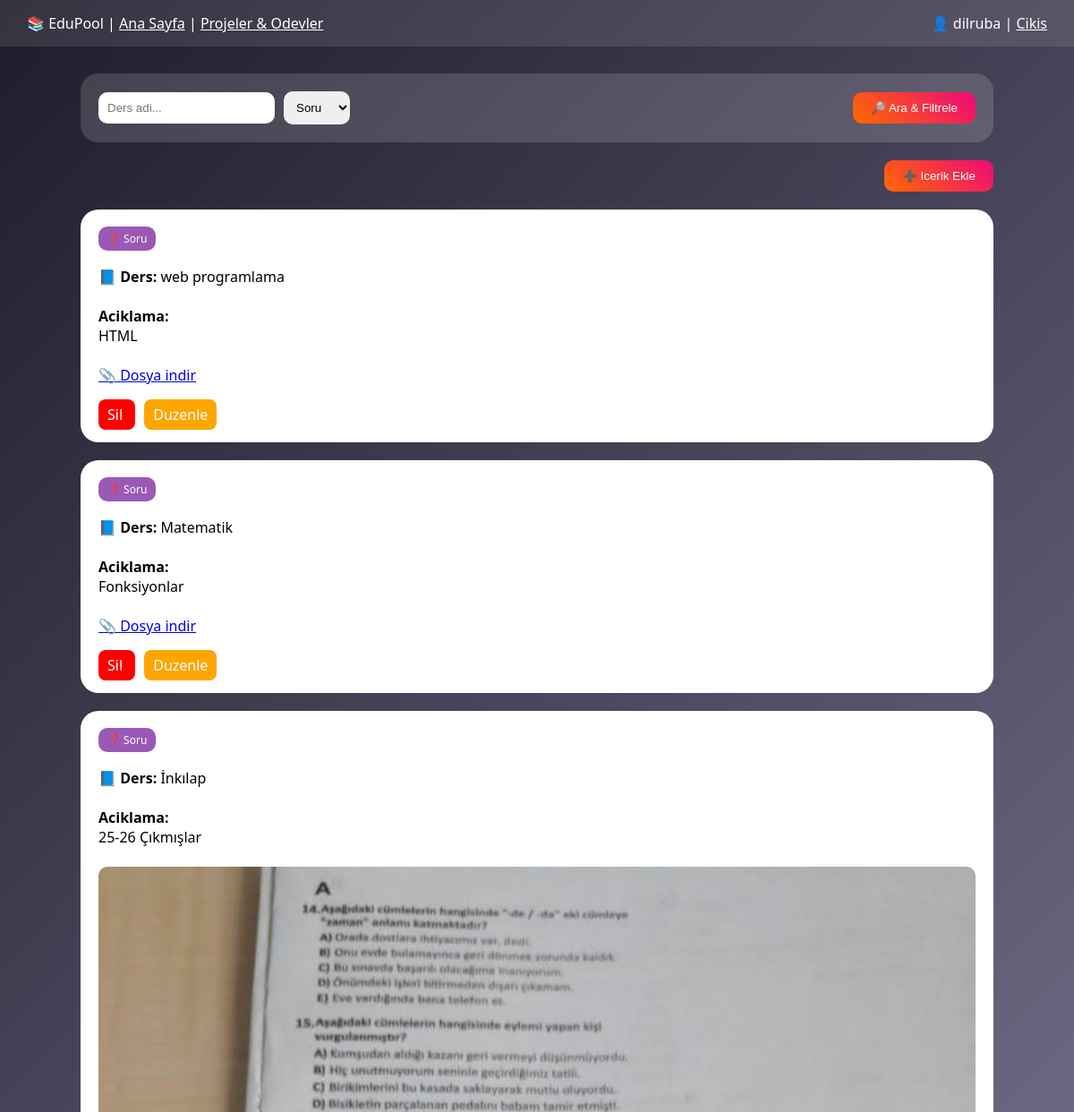
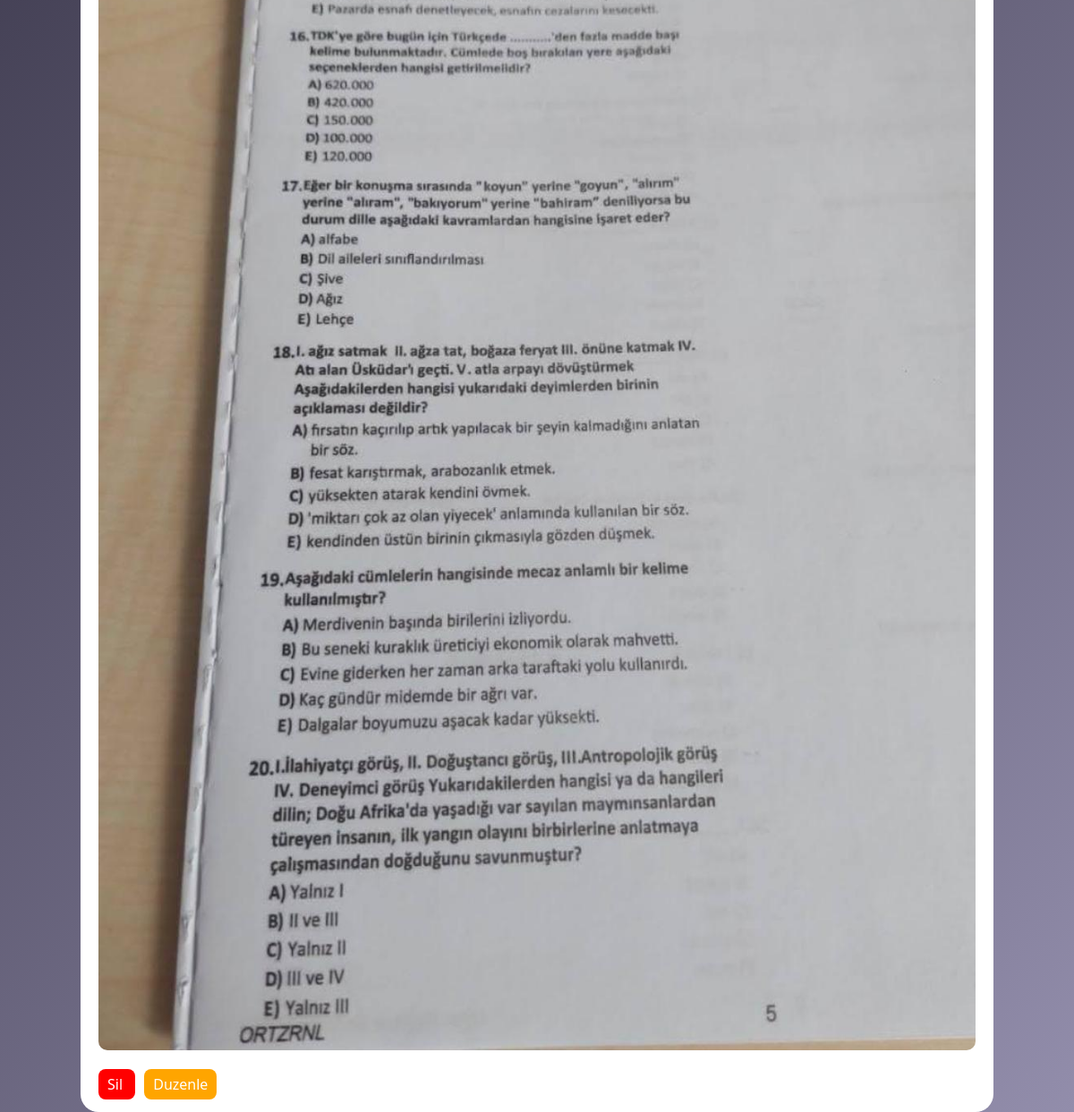
Page /list.php?type=question (signed in) on the committed database (2 pictures, top to bottom).
### tables this page shows
CREATE TABLE IF NOT EXISTS `users` (
  `id` int NOT NULL AUTO_INCREMENT,
  `username` varchar(50) DEFAULT NULL,
  `email` varchar(100) DEFAULT NULL,
  `password` varchar(100) DEFAULT NULL,
  `role` varchar(20) DEFAULT 'user',
  PRIMARY KEY (`id`)
);

CREATE TABLE IF NOT EXISTS `contents` (
  `id` int NOT NULL AUTO_INCREMENT,
  `title` varchar(255) DEFAULT NULL,
  `description` text,
  `type` varchar(50) DEFAULT NULL,
  `lesson_id` int DEFAULT NULL,
  `user_id` int DEFAULT NULL,
  `file_path` varchar(255) DEFAULT NULL,
  PRIMARY KEY (`id`),
  KEY `lesson_id` (`lesson_id`),
  KEY `user_id` (`user_id`)
);

CREATE TABLE IF NOT EXISTS `lessons` (
  `id` int NOT NULL AUTO_INCREMENT,
  `lesson_name` varchar(100) DEFAULT NULL,
  PRIMARY KEY (`id`)
);

### list.php (the view, shortened to what this page needs)
<?php
$conn = new mysqli("localhost","root","","edu_pool");
$user_id = $_SESSION['user_id'];
$user = $conn->query("SELECT * FROM users WHERE id=$user_id")->fetch_assoc();
$type = $_GET['type'] ?? '';
$lesson = $_GET['lesson'] ?? '';
$sql = "
SELECT contents.*, lessons.lesson_name
FROM contents
LEFT JOIN lessons ON contents.lesson_id = lessons.id
WHERE 1=1
";
if($type != ""){
    $sql .= " AND contents.type = '$type'";
}
$result = $conn->query($sql);
?>
<!DOCTYPE html>
<html>
<head>
</head>
<body>
<div class="navbar">
<div>
📚 EduPool |
<a href="list.php" style="color:white;">Ana Sayfa</a> |
<a href="projects.php" style="color:white;">Projeler & Odevler </a>
</div>
<div>
👤 <?php echo $user['username']; ?> |
<a href="logout.php" style="color:white;">Cikis</a>
</div>
</div>
<div class="container">
<form class="filter-box" method="GET" style="display:flex; align-items:center; gap:10px;">
<input type="text"
       name="lesson"
       placeholder="Ders adi..."
       value="<?php echo $lesson; ?>">
<select name="type">
<option value="question"
<?php if($type=='question') echo 'selected'; ?>>
Soru
</option>
</select>
<button style="
background: linear-gradient(45deg,#ff6a00,#ee0979);
color:white;
padding:10px 20px;
border:none;
border-radius:10px;
cursor:pointer;
margin-left:auto;
">
🔎 Ara & Filtrele
</button>
</form>
<div style="text-align:right;margin-top:20px;">
<button onclick="openModal()">➕ Icerik Ekle</button>
</div>
<?php if($result->num_rows == 0){ ?>
<div style="
background:white;
padding:30px;
border-radius:20px;
text-align:center;
margin-top:20px;
">
<h3>Icerik bulunamadi!!!</h3>
</div>
<?php } else { ?>
<?php while($row = $result->fetch_assoc()){ ?>
<div class="card">
<?php if($row['type']=='note'){ ?>
<span class="type-badge note">📝 Not</span>
<?php } elseif($row['type']=='video'){ ?>
<span class="type-badge video">🎥 Video</span>
<?php } else { ?>
<span class="type-badge question">❓ Soru</span>
<?php } ?>
<br><br>
<b>📘 Ders:</b>
<?php echo $row['lesson_name'] ?? "Genel"; ?>
<br><br>
<b>Aciklama:</b><br>
<?php echo $row['description'] ?? "-"; ?>
<br><br>
<?php
$file = $row['file_path'];
?>
<?php if(!empty($file)){ ?>
    <?php if($row['type']=='video'){ ?>
        <a href="<?php echo $file; ?>" target="_blank"
        style="background:#e74c3c;color:white;padding:8px 12px;border-radius:8px;text-decoration:none;">
        ▶ Videoyu Ac
        </a>
    <?php } else { ?>
        <?php
        $ext = strtolower(pathinfo($file, PATHINFO_EXTENSION));
        ?>
        <?php if($ext=='pdf'){ ?>
            <a href="<?php echo $file; ?>" target="_blank">📄 PDF Ac</a>
        <?php } elseif(in_array($ext,['jpg','jpeg','png','gif'])){ ?>
            <img src="<?php echo $file; ?>" style="width:100%;border-radius:10px;">
        <?php } else { ?>
            <a href="<?php echo $file; ?>" target="_blank">📎 Dosya indir</a>
        <?php } ?>
    <?php } ?>
<?php } ?>
<br><br>
<a class="btn delete"
href="delete.php?id=<?php echo $row['id']; ?>">
Sil
</a>
<a class="btn edit"
href="edit.php?id=<?php echo $row['id']; ?>">
Duzenle
</a>
</div>
<?php } ?>
<?php } ?>
</div>
</body>
</html>

### list.php (style rules this page uses)
body { margin:0; font-family:'Segoe UI'; background:linear-gradient(135deg,#1f1c2c,#928dab); }
.navbar { background:rgba(255,255,255,0.1); color:white; padding:15px 30px; display:flex; justify-content:space-between; }
.container { width:85%; margin:auto; margin-top:30px; }
.filter-box { background:rgba(255,255,255,0.15); padding:20px; border-radius:20px; display:flex; gap:10px; }
.filter-box input, .filter-box select { padding:10px; border-radius:10px; border:none; }
button { background:linear-gradient(45deg,#ff6a00,#ee0979); color:white; border:none; padding:10px 20px; border-radius:10px; }
.card { background:white; padding:20px; border-radius:20px; margin-top:20px; }
.type-badge { padding:5px 10px; border-radius:10px; color:white; font-size:12px; }
.question { background:#9b59b6; }
.btn { padding:6px 10px; border-radius:8px; color:white; text-decoration:none; }
.delete { background:red; }
.edit { background:orange; margin-left:10px; }

### rows in the picture
users: username "dilruba"
contents: type "❓ Soru", lesson.lesson_name "web programlama", description "HTML"
contents: type "❓ Soru", lesson.lesson_name "Matematik", description "Fonksiyonlar"
contents: type "❓ Soru", lesson.lesson_name "İnkılap", description "25-26 Çıkmışlar", file_path (picture)
